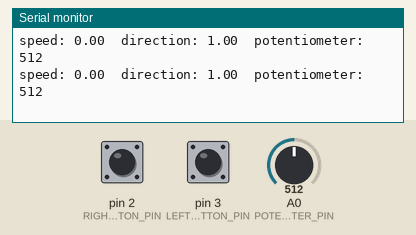
Recording of a sketch running on a simulated Arduino Uno, built with avr-gcc and run on an emulated ATmega328P. On the bench: the last lines printed to the serial monitor. The inputs (shaded band) are chosen by the test bench; at power-on: A0 (POTENTIOMETER_PIN) = 512, pin 2 (RIGHT_BUTTON_PIN) LOW, pin 3 (LEFT_BUTTON_PIN) LOW.

Above: at 1.2 s.
1.3 s: A0 (POTENTIOMETER_PIN) set to 110
At 1.41 s:
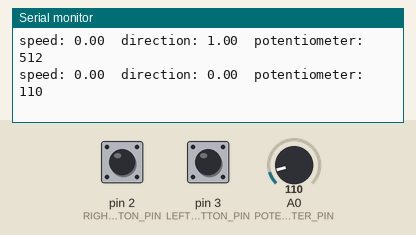
4.3 s: A0 (POTENTIOMETER_PIN) set to 90
At 4.31 s:
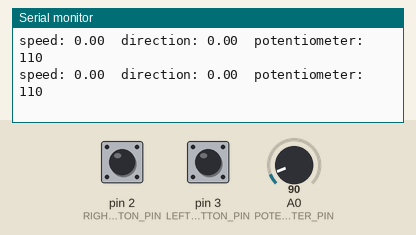
Timing chart, 0 to 7.3 s (numbered marks = the images above; inputs shaded):
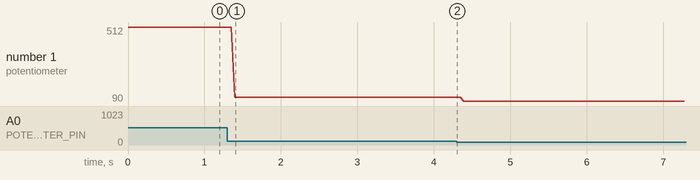

Measured:
- after the input at 1.3 s, the serial monitor: prints a new line after 0.10 s (image 1)
- plotted number 1: 512 → 110 after the input at 1.3 s, 110 → 90 after the input at 4.3 s

The sketch:

Balance-Platform-New.ino
```cpp
#define S1 10
#define S2 9

#define LEFT_BUTTON_PIN 3
#define RIGHT_BUTTON_PIN 2

#define POTENTIOMETER_PIN 0 // A0


void setup() {
  Serial.begin(9600);

  pinMode(S1, OUTPUT);
  pinMode(S2, OUTPUT);

  pinMode(LEFT_BUTTON_PIN,  INPUT);
  pinMode(RIGHT_BUTTON_PIN, INPUT);

  pinMode(POTENTIOMETER_PIN, INPUT);


}


void loop() {

  static float speed = .5; // 0 to 1
  static float direction = 1; // 0 = backward, 1 = forward


  if (digitalRead(LEFT_BUTTON_PIN)) {
    speed = .5;
    direction = 0;
  }
  if (digitalRead(RIGHT_BUTTON_PIN)) {
    speed = .45;
    direction = 1;
  }

  if (digitalRead(LEFT_BUTTON_PIN) && digitalRead(RIGHT_BUTTON_PIN)) {
    speed = 0;
    //direction = .5;
  }

  if (!digitalRead(LEFT_BUTTON_PIN) && !digitalRead(RIGHT_BUTTON_PIN)) {
    speed = 0;
    //direction = .5;
  }

  int potPosition = analogRead(POTENTIOMETER_PIN);

  if (potPosition < 115) {
    direction = 0;
  }

  if (potPosition > 229) {
    direction = 1;
  }


  analogWrite(S1, speed * 255);
  analogWrite(S2, direction * 255);

  Serial.print("speed: "); Serial.print(speed);
  Serial.print("\t");
  Serial.print("direction: "); Serial.print(direction);
  Serial.print("\t");
  Serial.print("potentiometer: "); Serial.println(potPosition);


  delay(1);


}
```

OnOff.ino
```cpp
// off counter keeps going up until it reaches close total
// on counter keeps going up until it reaches open total


int minimumOffTotal = 1;
int minimumOnTotal = 1;


bool calculateOn(float speed) {

  static bool on = false;
  static bool lastOn = false;
  static int onTotal = 10;
  static int offTotal = 10;
  static int currentCounter = 0;
  static int currentTotal = 2;

  int variation = 12;


  // ------------------- // calculate left on value with leftValveOpen

  int onValue = (int)((speed * variation) + .5);


  // ------------------- // calculate left on and left off counter totals based on left on value

  onTotal = onValue;
  offTotal = variation - onValue;

  // ---- // simplify the ratio (6:6 turns to 1:1, 3:9 turns to 1:3, etc.)

  for (int i = 1; i <= variation; i++) {
    if (offTotal % i == 0 && onTotal % i == 0) { // if i is a factor of leftOnTotal and leftOffTotal
      offTotal /= i;
      onTotal /= i;


      if (offTotal < minimumOffTotal) {
        float changeBy = minimumOffTotal / offTotal;
        offTotal = (int)((offTotal * changeBy) + .5);
        onTotal = (int)((onTotal * changeBy) + .5);
      }


      if (onTotal < minimumOnTotal) {
        float changeBy = minimumOnTotal / onTotal;
        offTotal = (int)((offTotal * changeBy) + .5);
        onTotal = (int)((onTotal * changeBy) + .5);

      }
    }
  }


  if (currentCounter < currentTotal) {
    currentCounter++;
  } else { // if end of cycle
    currentCounter = 1;
    if (on) {
      if (offTotal > 0) {
        on = false;
        currentTotal = offTotal;
      }
    } else {
      if (onTotal > 0) {
        on = true;
        currentTotal = onTotal;
      }
    }
  }


  return on;

}
```
